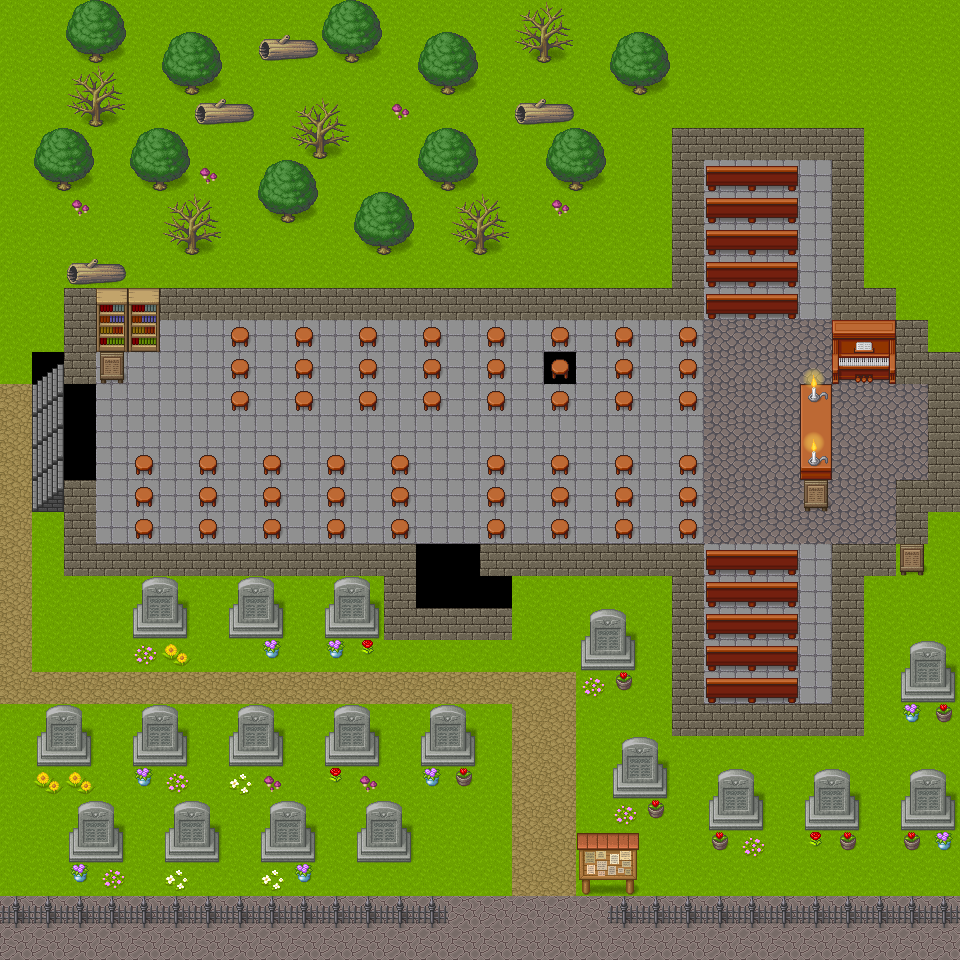

This game map was drawn from its Tiled (.tmx) file and the tilesets committed beside it. A one-line description and the trimmed map source follow:
An orthogonal 30x30 tile map with 32x32 px tiles, 7 tile layers (sol, mur, cimetière, meubles, ...).

<map version="1.5" tiledversion="1.6.0" orientation="orthogonal" renderorder="right-down" width="30" height="30" tilewidth="32" tileheight="32" infinite="0" nextlayerid="11" nextobjectid="1">
 <tileset firstgid="1" source="src/assets/Pipoya RPG Tileset 32x32/[Base]BaseChip_pipo.tsx" />
 <layer id="2" name="sol" width="30" height="30">
  <data>[900 cells, 810 non-empty, 7 distinct tile ids]</data>
 </layer>
 <layer id="7" name="mur" width="30" height="30">
  <data>[900 cells, 119 non-empty, 6 distinct tile ids]</data>
 </layer>
 <layer id="6" name="cimetière" width="30" height="30">
  <data>[900 cells, 168 non-empty, 14 distinct tile ids]</data>
 </layer>
 <layer id="3" name="meubles" width="30" height="30">
  <data>[900 cells, 93 non-empty, 14 distinct tile ids]</data>
 </layer>
 <layer id="4" name="arbres" width="30" height="30">
  <data>[900 cells, 80 non-empty, 13 distinct tile ids]</data>
 </layer>
 <layer id="8" name="pancarte 1" width="30" height="30">
  <data>[900 cells, 4 non-empty, 4 distinct tile ids]</data>
 </layer>
 <layer id="9" name="pancarte 2" width="30" height="30">
  <data>[900 cells, 1 non-empty, 1 distinct tile ids]</data>
 </layer>
 <objectgroup id="10" name="floorLayer" />
</map>
